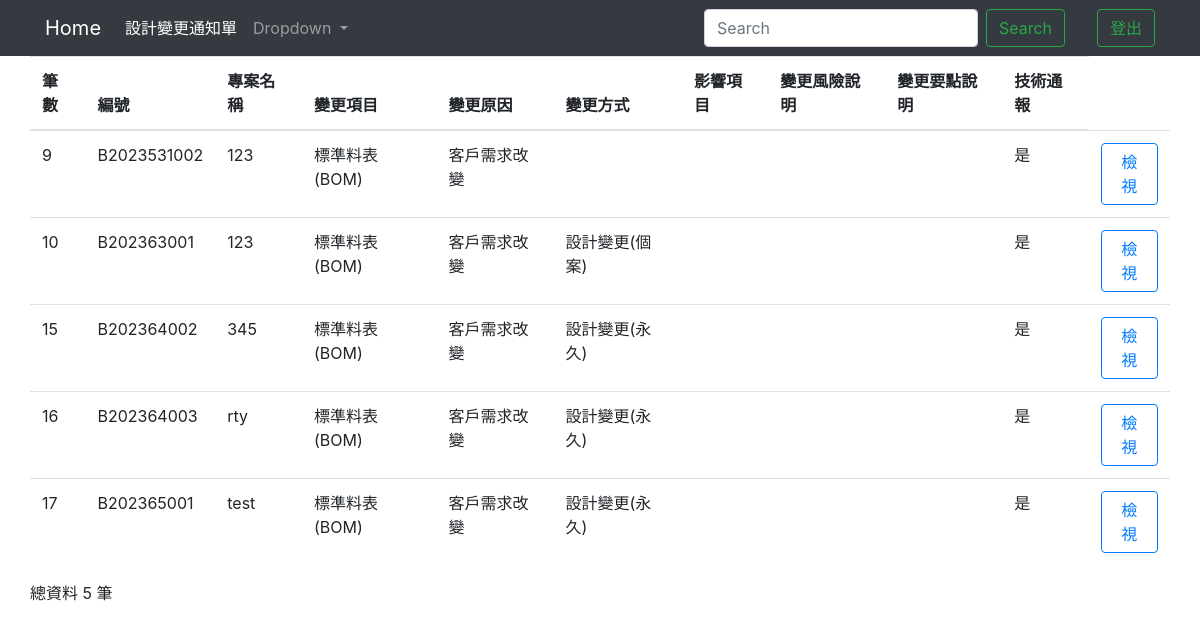
The page /changeallIndex/ on the database as committed earlier.
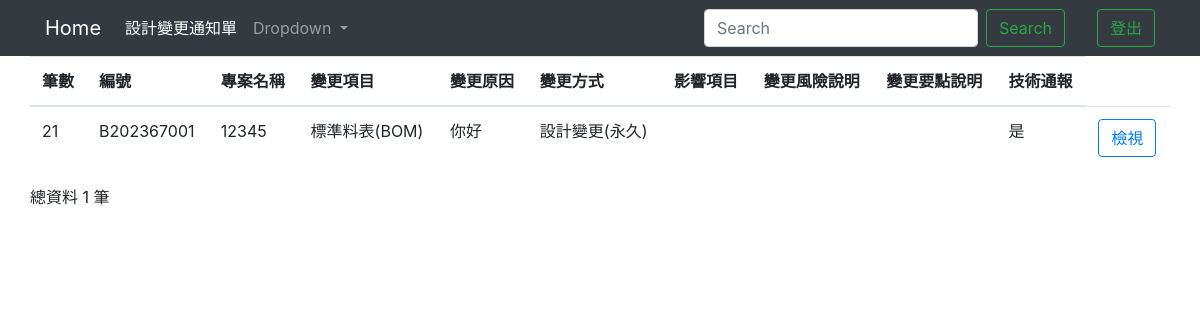
The same page on the database as committed later.
### testapp/models.py (models this page shows)
class Change(models.Model):
    cNumber = models.CharField(max_length=50, default='', null=False) #編號
    cProjectName = models.CharField(max_length=50, default='', null=False) #專案名稱
    cChangeitem = models.CharField(max_length=20, null=False) #變更項目
    cChangereason = models.CharField(max_length=20, null=False) #變更原因
    cHowChange = models.CharField(max_length=10, null=False)#如何變更(設計變更、規格變更)
    cAffectitem = models.TextField()#影響項目
    cEarn = models.CharField(max_length=10,null=False,default='')#有償無償
    cRisk = models.TextField()#變更風險說明
    cKeypoint = models.TextField()#變更要點說明
    cOption_FS = models.TextField()#廠務部建議
    cOption_Design = models.TextField()#設計部建議
    cOption_Quality = models.TextField()#品管部建議
    cOption_Purchase = models.TextField()#採購建議
    cCC = models.CharField(max_length=10, blank=True) #副本印製
    cTech_bulletin = models.CharField(max_length=5, null=False)#是否技術通報
    cApproved = models.CharField(max_length=20,blank=True)#核准人
    cReview = models.CharField(max_length=20,blank=True)#審查人
    cUndertaker = models.CharField(max_length=20,blank=True)#承辦人
    cFs_Sign = models.CharField(max_length=5,blank=True) #廠務部是否有簽名
    cDesign_Sign = models.CharField(max_length=5,blank=True) #設計部是否有簽名
    cQuality_Sign = models.CharField(max_length=5,blank=True)  #品管部是否有簽名
    cPurchase_Sign = models.CharField(max_length=5,blank=True) #採購是否有簽名
    home = models.OneToOneField(Home, on_delete=models.CASCADE,default='')

### testapp/views.py (the view)
# urls.py: path('changeallIndex/',changeallIndex),
def changeallIndex(request):
    if request.user.is_authenticated:
        username=request.user.username
        authenticate=request.user.is_staff
    if 'q' in request.GET:
        q = request.GET['q']
        multiple_q = Q(Q(cNumber__icontains=q) | Q(cProjectName__icontains=q) | Q(cChangeitem__icontains=q) | Q(cChangereason__icontains=q) | Q(cHowChange__icontains=q))
        changeall = Change.objects.filter(multiple_q)
    else:
        changeall = Change.objects.all().order_by("id")
    changeallCount = len(changeall)
    return render(request, "changeall_Index.html",locals())

### templates/changeall_Index.html (shortened to what this page needs)
<!DOCTYPE html>
<html lang="en">
<head>
  <link rel="stylesheet" href="https://cdn.jsdelivr.net/npm/bootstrap@4.6.2/dist/css/bootstrap.min.css">
  {% load static %}
</head>
<body>
  <nav class="navbar navbar-expand-lg navbar-dark bg-dark">
    <div class="container">
      <a class="navbar-brand" href="/homeIndex/">Home</a>
      <div class="collapse navbar-collapse" id="navbarSupportedContent">
        <ul class="navbar-nav mr-auto">
          <li class="nav-item active">
            <a class="nav-link disabled">設計變更通知單 <span class="sr-only">(current)</span></a>
          </li>
          <li class="nav-item dropdown">
            <a class="nav-link dropdown-toggle" href="#" role="button" data-toggle="dropdown" aria-expanded="false">
              Dropdown
            </a>
          </li>
        </ul>
        <form class="form-inline my-2 my-lg-0">
          <input class="form-control mr-sm-2" name='q' type="search" placeholder="Search" aria-label="Search">
          <button class="btn btn-outline-success my-2 my-sm-0" type="submit">Search</button>
        </form>
        <ul class="navbar-nav ml-2">
          <li class="nav-item active">
            <a class="nav-link disabled" style="color: green;">{{username}} <span class="sr-only">(current)</span></a>
          </li>
        </ul>
        <ul class="navbar-nav ml-2">
          <li class="nav-item">
            <button class="btn btn-outline-success my-2 my-sm-0" onclick="Logout(event)">登出</button>
          </li>
        </ul>
      </div>
    </div>
  </nav>
  <form action="." method="POST">
    <div class="container">
      <div class="row">
        <table class="table">
          <thead>
            <th scope="col">筆數</th>
            <th scope="col">編號</th>
            <th scope="col">專案名稱</th>
            <th scope="col">變更項目</th>
            <th scope="col">變更原因</th>
            <th scope="col">變更方式</th>
            <th scope="col">影響項目</th>
            <th scope="col">變更風險說明</th>
            <th scope="col">變更要點說明</th>
            <th scope="col">技術通報</th>
          </thead>
          <tbody>
            {% for unit in changeall %}
            <tr>
              <td>{{unit.id}}</td>
              <td>{{unit.cNumber}}</td>
              <td>{{unit.cProjectName}}</td>
              <td>{{unit.cChangeitem}}</td>
              <td>{{unit.cChangereason}}</td>
              <td>{{unit.cHowChange}}</td>
              <td>{{unit.cAffectitem}}</td>
              <td>{{unit.cRisk}}</td>
              <td>{{unit.cKeypoint}}</td>
              <td>{{unit.cTech_bulletin}}</td>
              <td>
                <button type="button" class="btn btn-outline-primary" id="{{unit.cNumber}}" onclick="View()">檢視</button>
              </td>
            </tr>
            {% endfor %}
          </tbody>
        </table>
      </div>
    </div>
  </form>
  <div class="container">
    <div class="row">
      <p>總資料 {{changeallCount}} 筆</p>
    </div>
  </div>
</body>
</html>

Rows that differ between the two databases and show on the page:
removed Change: id "9", cNumber "B2023531002", cProjectName "123", cChangeitem "標準料表(BOM)", cChangereason "客戶需求改變", cTech_bulletin "是"
removed Change: id "10", cNumber "B202363001", cProjectName "123", cChangeitem "標準料表(BOM)", cChangereason "客戶需求改變", cHowChange "設計變更(個案)", cTech_bulletin "是"
removed Change: id "15", cNumber "B202364002", cProjectName "345", cChangeitem "標準料表(BOM)", cChangereason "客戶需求改變", cHowChange "設計變更(永久)", cTech_bulletin "是"
removed Change: id "16", cNumber "B202364003", cProjectName "rty", cChangeitem "標準料表(BOM)", cChangereason "客戶需求改變", cHowChange "設計變更(永久)", cTech_bulletin "是"
removed Change: id "17", cNumber "B202365001", cProjectName "test", cChangeitem "標準料表(BOM)", cChangereason "客戶需求改變", cHowChange "設計變更(永久)", cTech_bulletin "是"
added Change: id "21", cNumber "B202367001", cProjectName "12345", cChangeitem "標準料表(BOM)", cChangereason "你好", cHowChange "設計變更(永久)", cTech_bulletin "是"
Other text that changed with them:
{{ changeallCount }}: "5" → "1"
